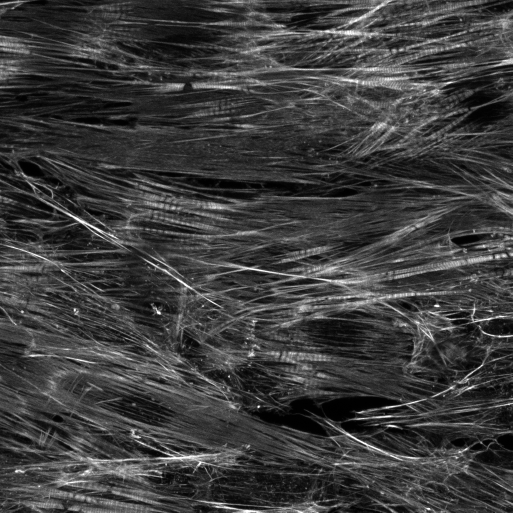
#> input picture Tutorial/BiologicalExamples/cardiomyocyte_line/phalloidin_original.tif, 1025 x 1025 px (shown at 1/2 size)
$ python prepare_line_image.py
#> lines starting #> are read from the running program, lines starting #| are printed output that depends on the picture; after the words box and inside, x2 and y2 are one past the last pixel; in counts of white or black regions, pixels touching at a corner belong together
"""Reproduce the input for the whole-image cardiomyocyte line example.

Preparation record: rotate supplied siControl phalloidin image 1 by 20 degrees
counterclockwise, then crop 150 pixels from each side. This removes padded
corners before analysis; no segmentation or selection mask is used. Original
source TIFFs are retained unchanged. Coordinates refer to the cropped input.
"""
from pathlib import Path
import json
import numpy as np
import tifffile
from scipy.ndimage import rotate, distance_transform_edt


def prepare(folder=None):
    folder=Path(folder) if folder else Path(__file__).resolve().parent
    phalloidin=tifffile.imread(folder/'phalloidin_original.tif')
#> phalloidin is the input picture: shape (1025, 1025); min 0, max 255, mean 61.1
    if phalloidin.shape!=(1025,1025):
        raise ValueError('This preparation expects the supplied 1025 x 1025 image.')
    options=dict(angle=20.,reshape=False,mode='constant',cval=0,prefilter=False)
    rotated=rotate(phalloidin.astype(np.float32),order=1,**options)
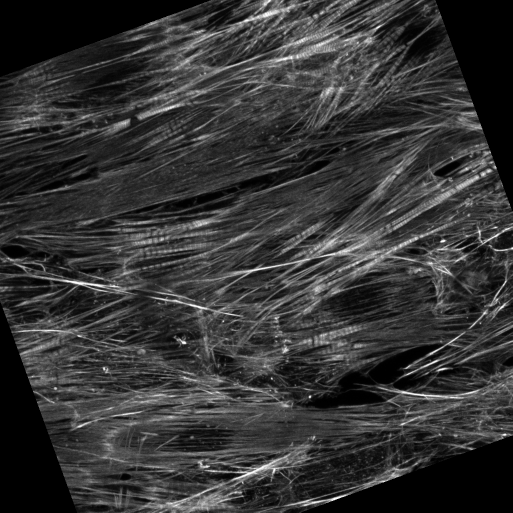
#> rotated: shape (1025, 1025) float32 (shown at 1/2 size); min 0, max 255, mean 53.4
    support=rotate(np.ones(phalloidin.shape,dtype=np.uint8),order=0,**options)>0
    margin=distance_transform_edt(np.pad(support,1))[1:-1,1:-1]
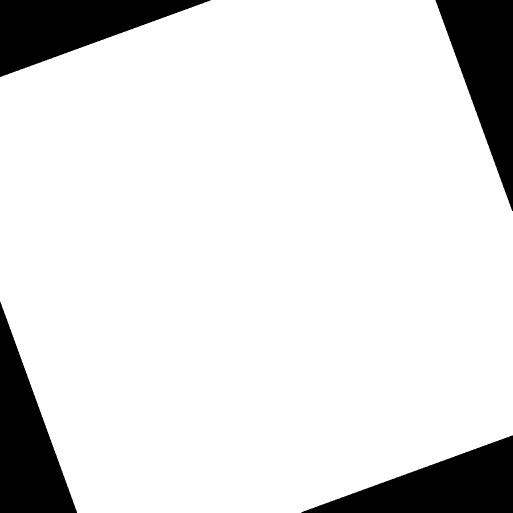
#> support: shape (1025, 1025) bool (shown at 1/2 size); 87.6% white; 4 black regions, box (x1, y1, x2, y2) and area: (0, 0, 422, 154) 32656, (871, 0, 1025, 422) 32656, (0, 603, 154, 1025) 32656, (603, 871, 1025, 1025) 32656
    crop=(slice(150,-150),)*2
    # Keep the whole input more than four tensor sigmas away from padding.
    assert margin[crop].min()>32
    image=rotated[crop].copy()
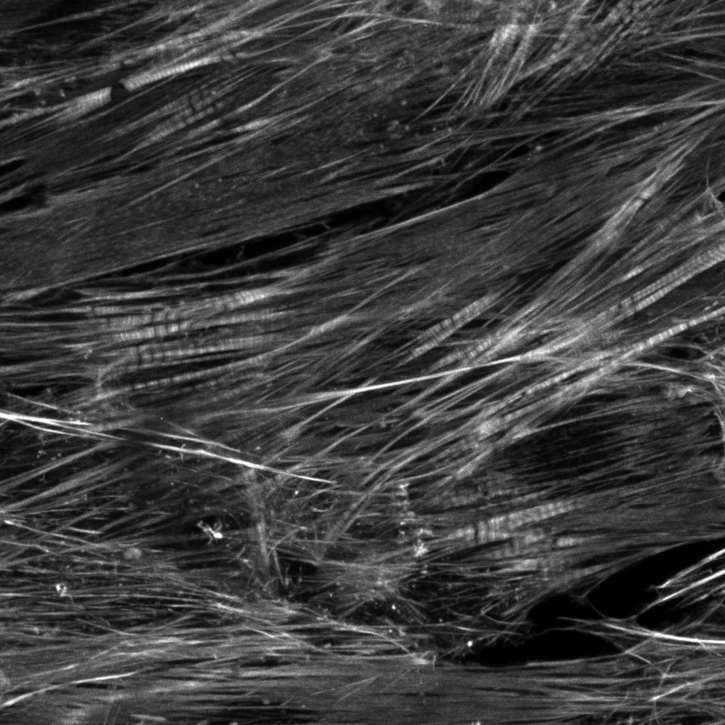
#> image: shape (725, 725) float32; min 0, max 255, mean 60.9
    tifffile.imwrite(folder/'orientation.tif',image,compression='deflate')
    metadata=dict(source_image=1,rotation_degrees_ccw=20.,pixel_size_um=1/6.411017,
                  image_interpolation='bilinear',crop_yx=[[150,875],[150,875]],
                  output_shape=list(image.shape),minimum_padding_distance_px=float(margin[crop].min()),
                  analysis_region='whole input image; no selection mask',
                  reference_line_xy=[[69,469],[655,255]])
    (folder/'preparation.json').write_text(json.dumps(metadata,indent=2),encoding='utf-8')
    return image


if __name__=='__main__':
    prepare()

$ run again, with Tutorial/BiologicalExamples/cardiomyocyte_line/actinin_original.tif copied over Tutorial/BiologicalExamples/cardiomyocyte_line/phalloidin_original.tif
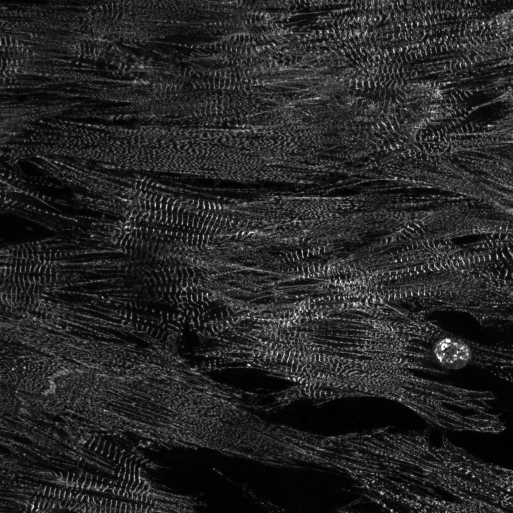
#> input picture Tutorial/BiologicalExamples/cardiomyocyte_line/actinin_original.tif, 1025 x 1025 px (shown at 1/2 size)
#> in prepare, phalloidin is the input picture: shape (1025, 1025); min 0, max 255, mean 37.5
#> in prepare, `rotated=rotate(phalloidin.astype(np.float32),order=1,**options)`:
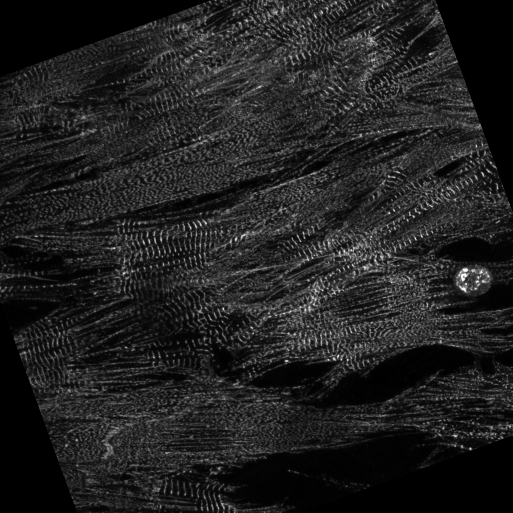
#> rotated: shape (1025, 1025) float32 (shown at 1/2 size); min 0, max 255, mean 33.1
#> support: shape (1025, 1025) bool; 87.6% white; 4 black regions, box (x1, y1, x2, y2) and area: (0, 0, 422, 154) 32656, (871, 0, 1025, 422) 32656, (0, 603, 154, 1025) 32656, (603, 871, 1025, 1025) 32656
#> in prepare, `image=rotated[crop].copy()`:
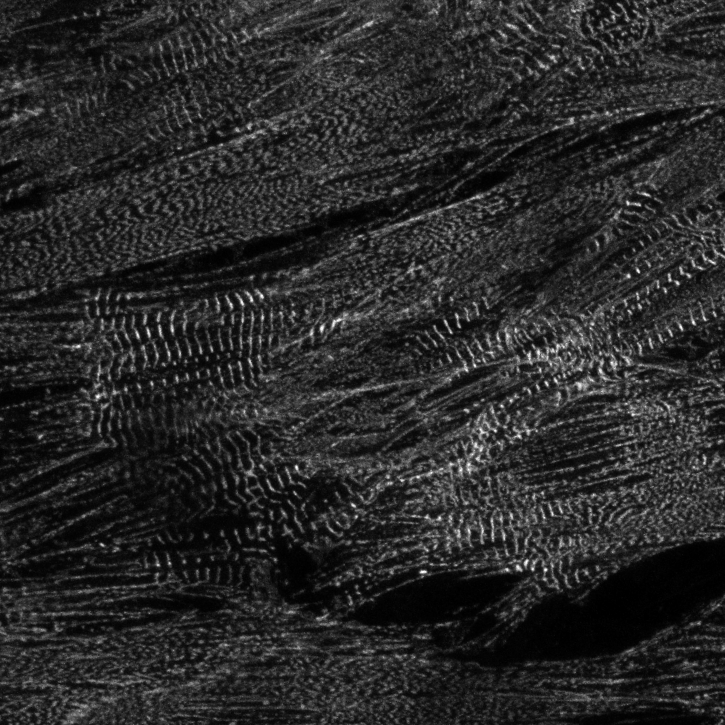
#> image: shape (725, 725) float32; min 0, max 255, mean 41
